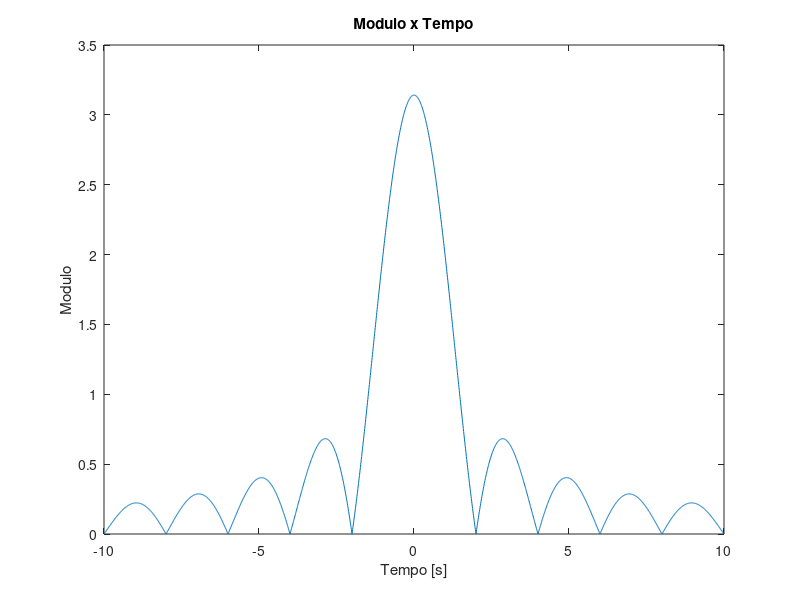
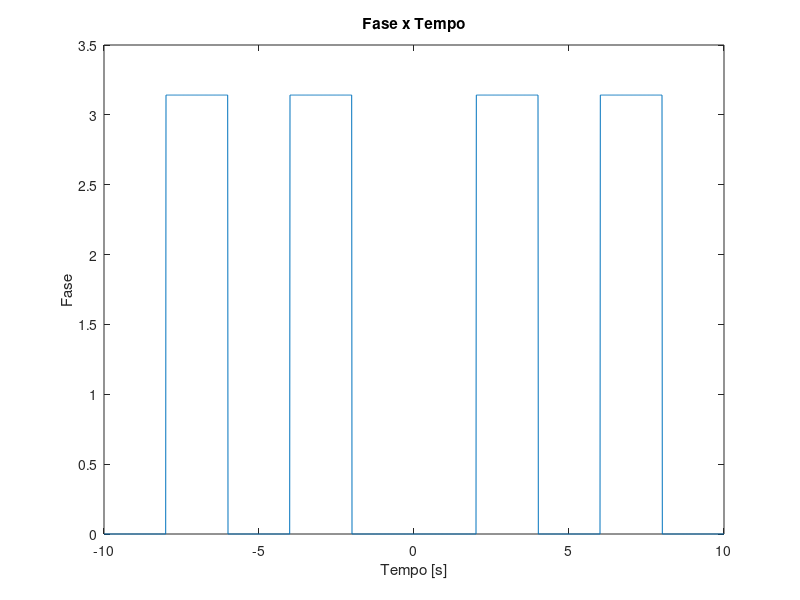

Recreate these plots in MATLAB, in order.
close all;
clear all;
clc;

T = pi;
W = (-10:0.01:10);

X = T * sinc((W*T)/(2*pi));
modulo = abs(X);
fase = angle(X);

figure(1),plot(W,modulo);
title('Modulo x Tempo');
ylabel('Modulo');
xlabel('Tempo [s]')

figure(2),plot(W,fase);
title('Fase x Tempo');
ylabel('Fase');
xlabel('Tempo [s]')

